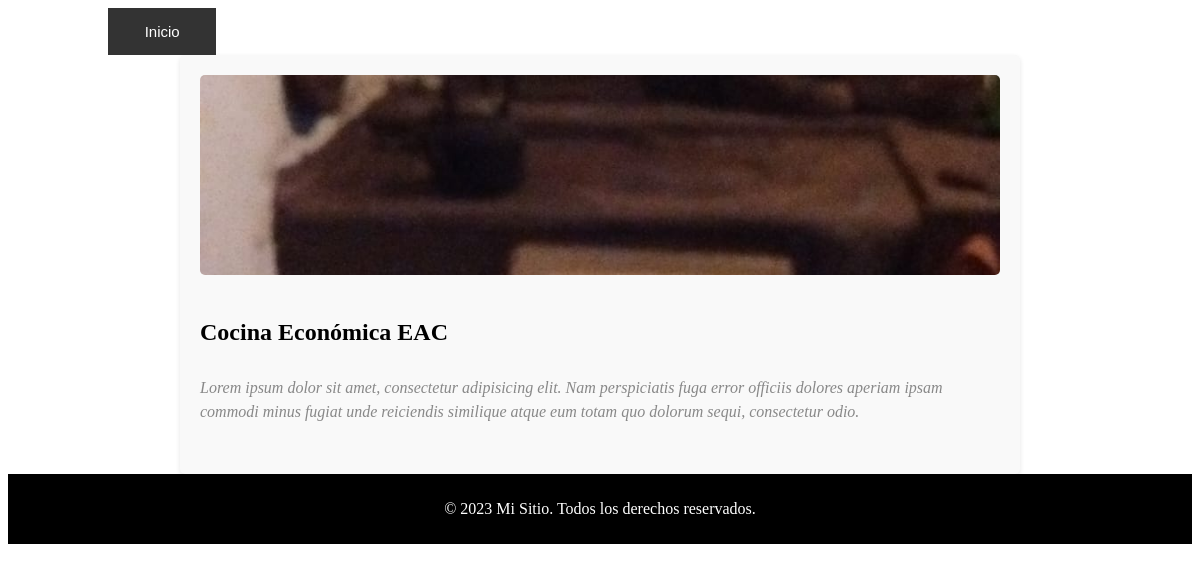
The page /estufas/4 on the database its author committed.
### Estufas/models.py (models this page shows, shortened)
class Estufa(models.Model):
    titulo=models.CharField(max_length=50)
    descripccion=models.CharField(max_length=50)
    imagen=models.ImageField(upload_to='estufas')
    created=models.DateTimeField(auto_now_add=True)
    updated=models.DateTimeField(auto_now_add=True)
    class Meta:
        verbose_name='estufa'
        verbose_name_plural='estufas'

### Estufas/views.py (the view)
# urls.py: path('<int:id>', views.estufa_detalle, name='estufa_detalle'),
def estufa_detalle(request, id):
    estufa = get_object_or_404(Estufa, id=id)
    return render(request, 'estufas/estufa_detalle.html', {'estufa': estufa})

### Estufas/templates/estufas/estufa_detalle.html (shortened to what this page needs)
{% extends 'base.html' %}
{% block content %}
{% load static %}
<link rel="stylesheet" type="text/css" href="{% static 'css/detalle_estufa.css' %}">
<section class="estufa-section">
  <div class="estufa-content">
    <img src="{{ estufa.imagen.url }}" alt="{{ estufa.titulo }}" class="estufa-image">
    <div class="estufa-details">
      <h2 class="estufa-title">{{ estufa.titulo }}</h2>
    </div>
  </div>
  <p>Lorem ipsum dolor sit amet, consectetur adipisicing elit. Nam perspiciatis fuga error officiis dolores aperiam ipsam commodi minus fugiat unde reiciendis similique atque eum totam quo dolorum sequi, consectetur odio.</p>
</section>
{% endblock %}

### static/css/estufa.css (style rules this page uses)
.estufa-image { width: 300px; height: 200px; object-fit: cover; }
.estufa-title { font-size: 18px; margin-bottom: 5px; }

### static/css/detalle_estufa.css (style rules this page uses)
.estufa-section { max-width: 800px; margin: 0 auto; padding: 20px; background-color: #f9f9f9; box-shadow: 0 2px 5px rgba(0, 0, 0, 0.1); border-radius: 5px; }
.estufa-image { width: 100%; max-height: 300px; object-fit: cover; border-radius: 5px; margin-bottom: 20px; }
.estufa-title { font-size: 24px; margin-bottom: 10px; }
.estufa-section p { line-height: 1.5; }
.estufa-section p:first-of-type { font-style: italic; color: #888; margin-bottom: 30px; }

### rows shown on the page
Estufa: imagen (picture), titulo "Cocina Económica EAC"
